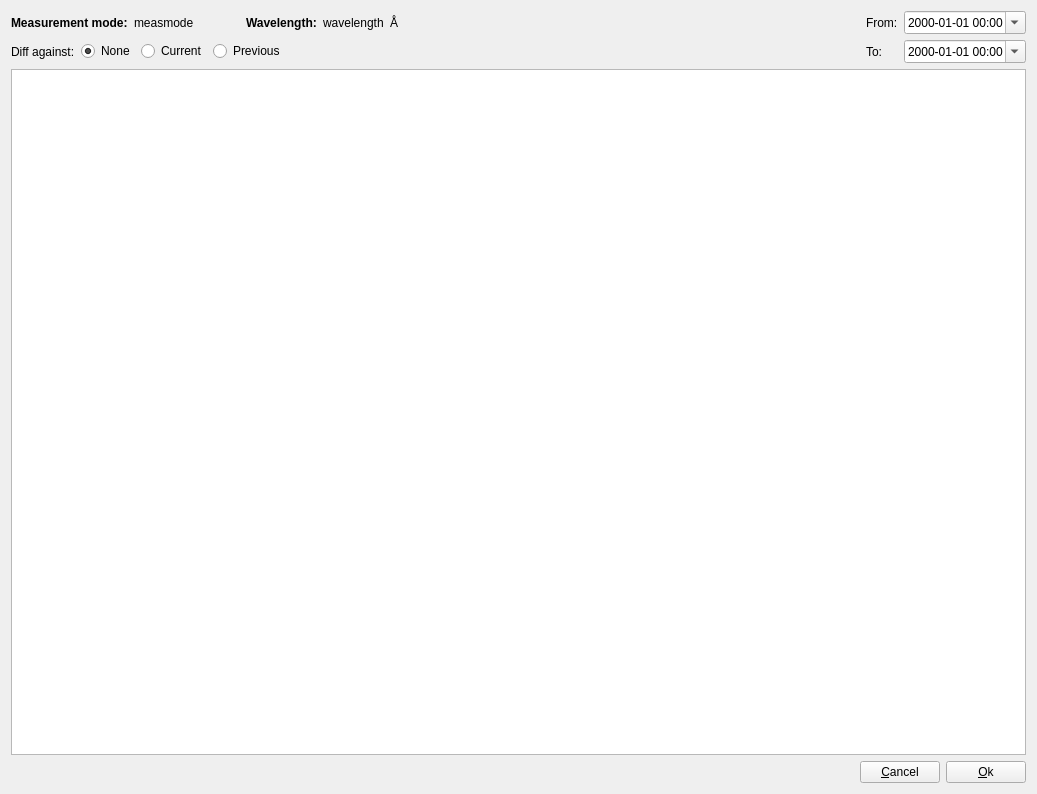
<?xml version="1.0" encoding="UTF-8"?>
<ui version="4.0">
 <class>Dialog</class>
 <widget class="QDialog" name="Dialog">
  <property name="geometry">
   <rect>
    <x>0</x>
    <y>0</y>
    <width>1037</width>
    <height>794</height>
   </rect>
  </property>
  <property name="windowTitle">
   <string>Dialog</string>
  </property>
  <layout class="QGridLayout" name="gridLayout_2">
   <item row="1" column="0">
    <layout class="QHBoxLayout" name="horizontalLayout">
     <item>
      <widget class="QTableWidget" name="tableWidget">
       <property name="editTriggers">
        <set>QAbstractItemView::NoEditTriggers</set>
       </property>
      </widget>
     </item>
    </layout>
   </item>
   <item row="0" column="0">
    <layout class="QGridLayout" name="gridLayout">
     <item row="1" column="8">
      <widget class="QDateTimeEdit" name="toDateTimeEdit">
       <property name="displayFormat">
        <string>yyyy-MM-dd HH:mm</string>
       </property>
       <property name="calendarPopup">
        <bool>true</bool>
       </property>
      </widget>
     </item>
     <item row="1" column="6">
      <spacer name="horizontalSpacer">
       <property name="orientation">
        <enum>Qt::Horizontal</enum>
       </property>
       <property name="sizeType">
        <enum>QSizePolicy::Expanding</enum>
       </property>
       <property name="sizeHint" stdset="0">
        <size>
         <width>40</width>
         <height>20</height>
        </size>
       </property>
      </spacer>
     </item>
     <item row="0" column="4">
      <widget class="QLabel" name="wavelengthLabel">
       <property name="text">
        <string>wavelength</string>
       </property>
      </widget>
     </item>
     <item row="0" column="5">
      <widget class="QLabel" name="label_2">
       <property name="text">
        <string>Å</string>
       </property>
      </widget>
     </item>
     <item row="0" column="8">
      <widget class="QDateTimeEdit" name="fromDateTimeEdit">
       <property name="displayFormat">
        <string>yyyy-MM-dd HH:mm</string>
       </property>
       <property name="calendarPopup">
        <bool>true</bool>
       </property>
      </widget>
     </item>
     <item row="1" column="7">
      <widget class="QLabel" name="label_4">
       <property name="text">
        <string>To:</string>
       </property>
      </widget>
     </item>
     <item row="0" column="0">
      <widget class="QLabel" name="label">
       <property name="font">
        <font>
         <weight>75</weight>
         <bold>true</bold>
        </font>
       </property>
       <property name="text">
        <string>Measurement mode:</string>
       </property>
      </widget>
     </item>
     <item row="0" column="1">
      <widget class="QLabel" name="measmodeLabel">
       <property name="text">
        <string>measmode</string>
       </property>
      </widget>
     </item>
     <item row="0" column="7">
      <widget class="QLabel" name="label_5">
       <property name="text">
        <string>From:</string>
       </property>
      </widget>
     </item>
     <item row="0" column="3">
      <widget class="QLabel" name="label_3">
       <property name="font">
        <font>
         <weight>75</weight>
         <bold>true</bold>
        </font>
       </property>
       <property name="text">
        <string>Wavelength:</string>
       </property>
      </widget>
     </item>
     <item row="0" column="2">
      <spacer name="horizontalSpacer_2">
       <property name="orientation">
        <enum>Qt::Horizontal</enum>
       </property>
       <property name="sizeType">
        <enum>QSizePolicy::Fixed</enum>
       </property>
       <property name="sizeHint" stdset="0">
        <size>
         <width>40</width>
         <height>20</height>
        </size>
       </property>
      </spacer>
     </item>
     <item row="1" column="0" colspan="6">
      <layout class="QHBoxLayout" name="horizontalLayout_2">
       <item>
        <widget class="QLabel" name="label_6">
         <property name="text">
          <string>Diff against:</string>
         </property>
        </widget>
       </item>
       <item>
        <widget class="QRadioButton" name="diffNoneRadioButton">
         <property name="text">
          <string>None</string>
         </property>
         <property name="checked">
          <bool>true</bool>
         </property>
        </widget>
       </item>
       <item>
        <widget class="QRadioButton" name="diffCurrentRadioButton">
         <property name="text">
          <string>Current</string>
         </property>
        </widget>
       </item>
       <item>
        <widget class="QRadioButton" name="diffPreviousRadioButton">
         <property name="text">
          <string>Previous</string>
         </property>
        </widget>
       </item>
       <item>
        <spacer name="horizontalSpacer_3">
         <property name="orientation">
          <enum>Qt::Horizontal</enum>
         </property>
         <property name="sizeHint" stdset="0">
          <size>
           <width>40</width>
           <height>20</height>
          </size>
         </property>
        </spacer>
       </item>
      </layout>
     </item>
    </layout>
   </item>
   <item row="2" column="0">
    <layout class="QHBoxLayout" name="horizontalLayout_3">
     <item>
      <spacer name="horizontalSpacer_4">
       <property name="orientation">
        <enum>Qt::Horizontal</enum>
       </property>
       <property name="sizeHint" stdset="0">
        <size>
         <width>40</width>
         <height>20</height>
        </size>
       </property>
      </spacer>
     </item>
     <item>
      <widget class="QPushButton" name="pushButton">
       <property name="text">
        <string>&amp;Cancel</string>
       </property>
       <property name="autoDefault">
        <bool>false</bool>
       </property>
      </widget>
     </item>
     <item>
      <widget class="QPushButton" name="pushButton_2">
       <property name="text">
        <string>&amp;Ok</string>
       </property>
       <property name="autoDefault">
        <bool>false</bool>
       </property>
      </widget>
     </item>
    </layout>
   </item>
  </layout>
 </widget>
 <resources/>
 <connections>
  <connection>
   <sender>pushButton_2</sender>
   <signal>clicked()</signal>
   <receiver>Dialog</receiver>
   <slot>accept()</slot>
   <hints>
    <hint type="sourcelabel">
     <x>988</x>
     <y>771</y>
    </hint>
    <hint type="destinationlabel">
     <x>720</x>
     <y>766</y>
    </hint>
   </hints>
  </connection>
  <connection>
   <sender>pushButton</sender>
   <signal>clicked()</signal>
   <receiver>Dialog</receiver>
   <slot>reject()</slot>
   <hints>
    <hint type="sourcelabel">
     <x>905</x>
     <y>772</y>
    </hint>
    <hint type="destinationlabel">
     <x>623</x>
     <y>771</y>
    </hint>
   </hints>
  </connection>
 </connections>
</ui>
